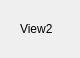
<?xml version="1.0" encoding="UTF-8"?>
<ui version="4.0">
 <class>View2</class>
 <widget class="QWidget" name="View2">
  <property name="geometry">
   <rect>
    <x>0</x>
    <y>0</y>
    <width>80</width>
    <height>58</height>
   </rect>
  </property>
  <property name="windowTitle">
   <string>Form</string>
  </property>
  <widget class="QLabel" name="label">
   <property name="geometry">
    <rect>
     <x>20</x>
     <y>20</y>
     <width>67</width>
     <height>17</height>
    </rect>
   </property>
   <property name="text">
    <string>View2</string>
   </property>
  </widget>
 </widget>
 <resources/>
 <connections/>
</ui>
